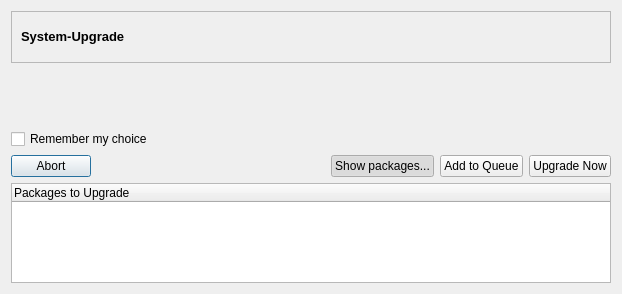
<ui version="4.0" >
 <class>upgradeDialog</class>
 <widget class="QDialog" name="upgradeDialog" >
  <property name="geometry" >
   <rect>
    <x>0</x>
    <y>0</y>
    <width>622</width>
    <height>294</height>
   </rect>
  </property>
  <property name="windowTitle" >
   <string>System Upgrade</string>
  </property>
  <property name="windowIcon" >
   <iconset resource="shaman.qrc" >
    <normaloff>:/Icons/icons/shaman/shaman-updates-available-32.png</normaloff>:/Icons/icons/shaman/shaman-updates-available-32.png</iconset>
  </property>
  <layout class="QGridLayout" >
   <item row="1" column="1" >
    <layout class="QVBoxLayout" >
     <item>
      <layout class="QVBoxLayout" >
       <item>
        <widget class="QLabel" name="upgradeMessage" >
         <property name="text" >
          <string/>
         </property>
         <property name="scaledContents" >
          <bool>true</bool>
         </property>
         <property name="indent" >
          <number>0</number>
         </property>
        </widget>
       </item>
       <item>
        <spacer>
         <property name="orientation" >
          <enum>Qt::Vertical</enum>
         </property>
         <property name="sizeType" >
          <enum>QSizePolicy::Fixed</enum>
         </property>
         <property name="sizeHint" stdset="0" >
          <size>
           <width>20</width>
           <height>40</height>
          </size>
         </property>
        </spacer>
       </item>
      </layout>
     </item>
     <item>
      <widget class="QCheckBox" name="checkBox" >
       <property name="text" >
        <string>Remember my choice</string>
       </property>
      </widget>
     </item>
    </layout>
   </item>
   <item row="2" column="1" >
    <layout class="QHBoxLayout" >
     <item>
      <widget class="QPushButton" name="abortButton" >
       <property name="text" >
        <string>Abort</string>
       </property>
       <property name="icon" >
        <iconset resource="shaman.qrc" >
         <normaloff>:/Icons/icons/dialog-cancel.png</normaloff>:/Icons/icons/dialog-cancel.png</iconset>
       </property>
      </widget>
     </item>
     <item>
      <spacer>
       <property name="orientation" >
        <enum>Qt::Horizontal</enum>
       </property>
       <property name="sizeHint" stdset="0" >
        <size>
         <width>40</width>
         <height>20</height>
        </size>
       </property>
      </spacer>
     </item>
     <item>
      <widget class="QPushButton" name="showPackages" >
       <property name="text" >
        <string>Show packages...</string>
       </property>
       <property name="icon" >
        <iconset resource="shaman.qrc" >
         <normaloff>:/Icons/icons/view-list-tree.png</normaloff>:/Icons/icons/view-list-tree.png</iconset>
       </property>
       <property name="checkable" >
        <bool>true</bool>
       </property>
       <property name="checked" >
        <bool>true</bool>
       </property>
      </widget>
     </item>
     <item>
      <widget class="QPushButton" name="addToQueue" >
       <property name="text" >
        <string>Add to Queue</string>
       </property>
       <property name="icon" >
        <iconset resource="shaman.qrc" >
         <normaloff>:/Icons/icons/list-add.png</normaloff>:/Icons/icons/list-add.png</iconset>
       </property>
      </widget>
     </item>
     <item>
      <widget class="QPushButton" name="goUpgrading" >
       <property name="text" >
        <string>Upgrade Now</string>
       </property>
       <property name="icon" >
        <iconset resource="shaman.qrc" >
         <normaloff>:/Icons/icons/dialog-ok-apply.png</normaloff>:/Icons/icons/dialog-ok-apply.png</iconset>
       </property>
      </widget>
     </item>
    </layout>
   </item>
   <item row="0" column="1" >
    <widget class="QFrame" name="frame" >
     <property name="frameShape" >
      <enum>QFrame::StyledPanel</enum>
     </property>
     <property name="frameShadow" >
      <enum>QFrame::Sunken</enum>
     </property>
     <layout class="QGridLayout" >
      <item row="0" column="0" >
       <widget class="QLabel" name="label" >
        <property name="text" >
         <string>&lt;html>&lt;head>&lt;meta name="qrichtext" content="1" />&lt;style type="text/css">
p, li { white-space: pre-wrap; }
&lt;/style>&lt;/head>&lt;body style=" font-family:'Sans Serif'; font-size:10pt; font-weight:400; font-style:normal;">
&lt;p style=" margin-top:0px; margin-bottom:0px; margin-left:0px; margin-right:0px; -qt-block-indent:0; text-indent:0px;">&lt;span style=" font-weight:600;">System-Upgrade&lt;/span>&lt;/p>&lt;/body>&lt;/html></string>
        </property>
       </widget>
      </item>
      <item row="0" column="1" >
       <widget class="QLabel" name="label_2" >
        <property name="sizePolicy" >
         <sizepolicy vsizetype="Maximum" hsizetype="Maximum" >
          <horstretch>0</horstretch>
          <verstretch>0</verstretch>
         </sizepolicy>
        </property>
        <property name="minimumSize" >
         <size>
          <width>32</width>
          <height>32</height>
         </size>
        </property>
        <property name="text" >
         <string/>
        </property>
        <property name="pixmap" >
         <pixmap resource="shaman.qrc" >:/Icons/icons/system-software-update.png</pixmap>
        </property>
        <property name="scaledContents" >
         <bool>true</bool>
        </property>
       </widget>
      </item>
     </layout>
    </widget>
   </item>
   <item row="3" column="1" >
    <widget class="QTreeWidget" name="treeWidget" >
     <column>
      <property name="text" >
       <string>Packages to Upgrade</string>
      </property>
     </column>
    </widget>
   </item>
  </layout>
 </widget>
 <resources>
  <include location="shaman.qrc" />
 </resources>
 <connections/>
</ui>
